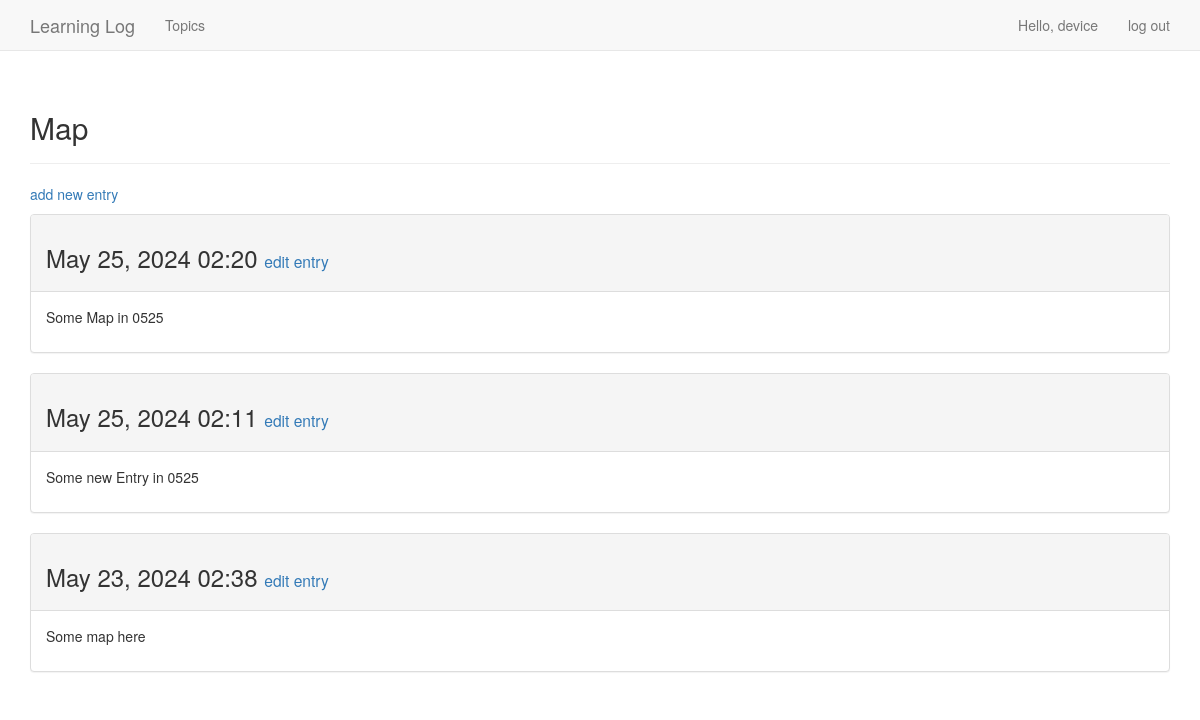
The page /topics/1/ (signed in) on the database its author committed.
### ML/models.py (models this page shows, shortened)
class Topic(models.Model):
    text = models.CharField(max_length=200)
    date_added = models.DateTimeField(auto_now_add=True)
    owner = models.ForeignKey(User, on_delete=models.CASCADE)
    def __str__(self):
        return self.text

class Entry(models.Model):
    topic = models.ForeignKey(Topic, on_delete=models.CASCADE)
    text = models.TextField(max_length=200)
    date_added = models.DateTimeField(auto_now_add=True)
    class Meta:
        verbose_name_plural = 'Entries'

### ML/views.py (the view)
# urls.py: path('topics/<int:topic_id>/', views.topic, name='topic'),
@login_required
def topic(request, topic_id):
    topic = Topic.objects.get(id=topic_id)
    if topic.owner != request.user:
        raise Http404
    entries = topic.entry_set.order_by('-date_added')
    context = {'topic': topic, 'entries': entries}
    return render(request, 'ML/topic.html', context)

### ML/templates/ML/topic.html (shortened to what this page needs)
<!DOCTYPE html>
<html lang="en">
<head>
</head>
<body>
{% extends 'ML/base.html' %}
{% block header %}
    <h2>{{ topic }}</h2>
{% endblock header %}
{% block content %}
    <p>
        <a href="{% url 'new_entry' topic.id %}">add new entry</a>
    </p>
    {% for entry in entries %}
       <div class="panel panel-default">
        <div class="panel-heading">
            <h3>
                {{ entry.date_added|date:'M d, Y H:i' }}
                <small>
                    <a href="{% url 'edit_entry' entry.id %}">
                        edit entry
                    </a>
                </small>
            </h3>
        </div>
       <div class="panel-body">
           {{ entry.text|linebreaks }}
       </div>
       </div>
    {% empty %}
        There ar no entries for this topic yet.
    {% endfor %}
{% endblock %}

### ML/templates/ML/base.html (shortened to what this page needs)
{% load bootstrap3 %}
<!DOCTYPE html>
<html lang="en">
<head>
    {% bootstrap_css %}
</head>
<body>
    <nav class="navbar navbar-default navbar-static-top">
        <div class="container">
            <div class="navbar-header">
                <a class="navbar-brand" href="{% url 'index' %}">
                    Learning Log
                </a>
            </div>
            <div id="navbar" class="navbar-collapse collapse">
                <ul class="nav navbar-nav">
                    <li><a href="{% url 'topics' %}">Topics</a></li>
                </ul>
                <ul class="nav navbar-nav navbar-right">
                    {% if user.is_authenticated %}
                    <li><a>Hello, {{ user.username }}</a></li>
                    <li><a href="{% url 'logout' %}">log out</a></li>
                    {% else %}
                    <li><a href="{% url 'register' %}">register</a></li>
                    <li><a href="{% url 'login' %}">log in</a></li>
                    {% endif %}
                </ul>
            </div>
        </div>
    </nav>
    <div class="container">
        <div class="page-header">
            {% block header %} {% endblock header %}
        </div>
        <div>
            {% block content %} {% endblock content %}
        </div>
    </div>
</body>
</html>

### rows shown on the page
Topic: text "Map"
Entry: date_added "May 25, 2024 02:20", text "Some Map in 0525"
Entry: date_added "May 25, 2024 02:11", text "Some new Entry in 0525"
Entry: date_added "May 23, 2024 02:38", text "Some map here"

### other values the page prints
{{ user.username }} "device"
